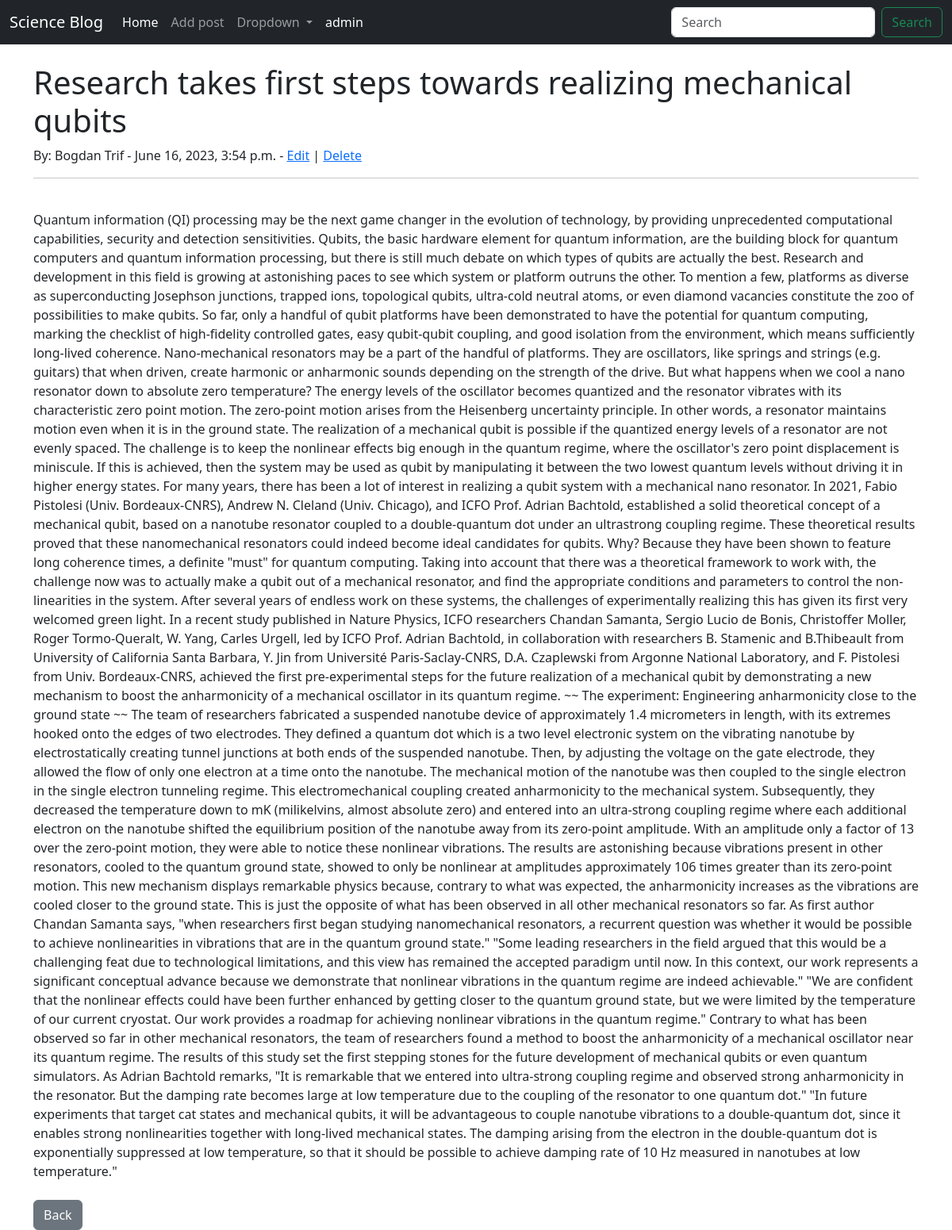
The app's page /article/2 with its own data.
### blog/models.py (models this page shows, shortened)
class Post(models.Model):
    title = models.CharField(max_length=255)
    title_tag = models.CharField(max_length=255, default="science blog title tag")
    date_created = models.DateTimeField(default=timezone.now)
    date_updated = models.DateTimeField(default=timezone.now)
    author = models.ForeignKey(User, on_delete=models.CASCADE)
    body = models.TextField()
    tags = models.CharField(max_length=255, default="")

### blog/views.py (the view)
# urls.py: path('article/<int:pk>', ArticleDetailView.as_view(), name="article-detail"),
class ArticleDetailView(DetailView):
    model = Post
    template_name = 'article_detail.html'

### blog/templates/article_detail.html (shortened to what this page needs)
{% extends 'base.html' %}
{% block content %}
<h1> {{ post.title }}</h1>
 By: {{ post.author.first_name}}
            {{ post.author.last_name}}  -  {{ post.date_created}}  -
    <a href="{% url 'update-post' post.pk %}">Edit</a> |
    <a href="{% url 'delete-post' post.pk %}">Delete</a>
    <br>
<hr>
<br>
{{ post.body }}
<br><br>
<a href="{% url 'home-sweet-home' %}" class="btn btn-secondary">Back</a>
{% endblock %}

### records on screen
Post: title "Research takes first steps towards realizing mechanical qubits", author.first_name "Bogdan", author.last_name "Trif", date_created "June 16, 2023, 3:54 p.m.", body "Quantum information (QI) processing may be the next game changer in the evolution of technology, by providing unprecedented computational capabilities, security and detection sensitivities. Qubits, the basic hardware element for quantum information, are the building block for quantum computers and quantum information processing, but there is still much debate on which types of qubits are actually the best. Research and development in this field is growing at astonishing paces to see which system or platform outruns the other. To mention a few, platforms as diverse as superconducting Josephson junctions, trapped ions, topological qubits, ultra-cold neutral atoms, or even diamond vacancies…"
